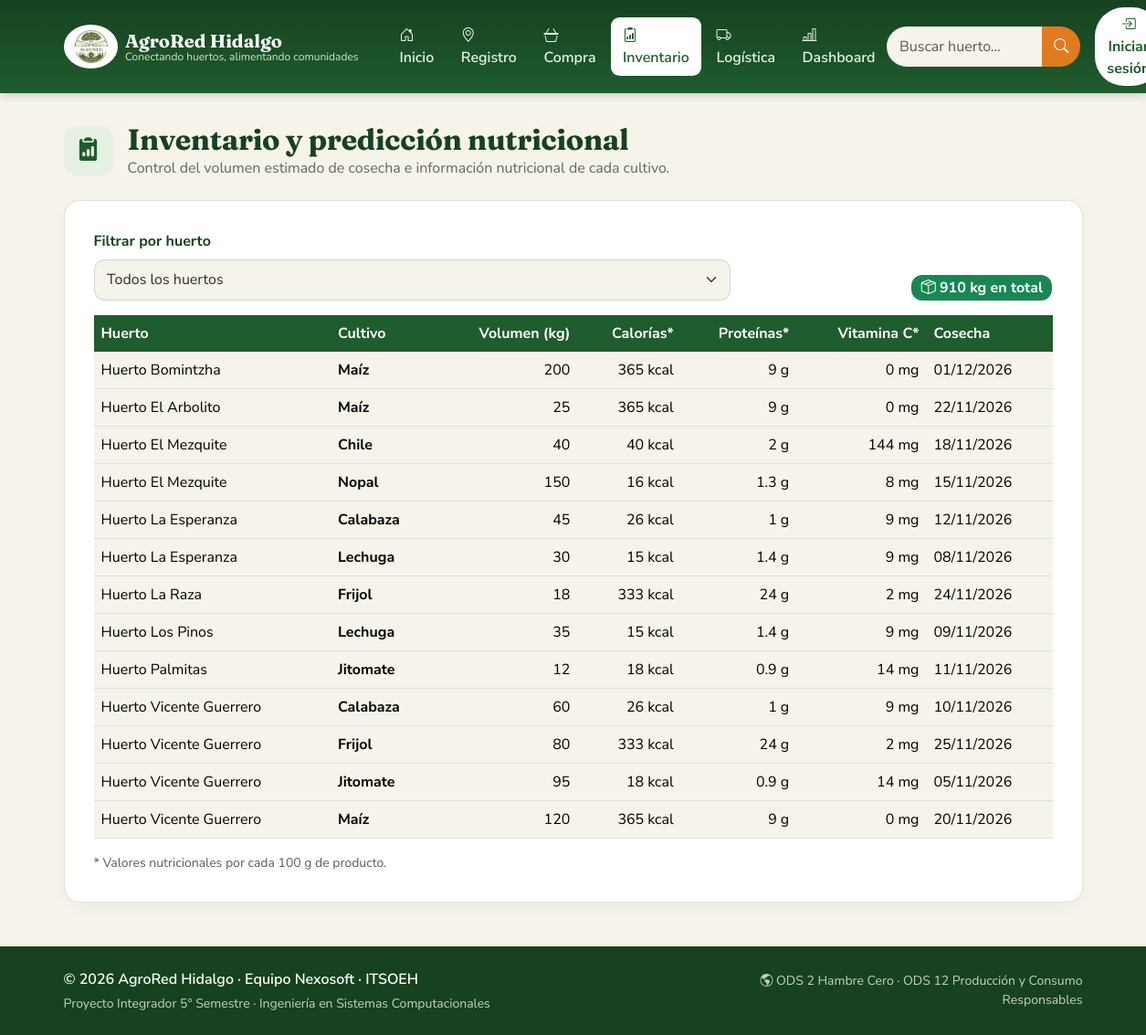
Screenshot of /pages/huertos/inventario.php with the database file from the repository.
### tables this page shows
CREATE TABLE inventario (
  id INT UNSIGNED PRIMARY KEY AUTO_INCREMENT,
  huerto_id INT UNSIGNED NOT NULL,
  cultivo_id INT UNSIGNED NOT NULL,
  volumen_kg DECIMAL(12,2) NOT NULL,
  cosecha_estimada DATE NULL,
  actualizado DATETIME NOT NULL DEFAULT CURRENT_TIMESTAMP ON UPDATE CURRENT_TIMESTAMP,
  CONSTRAINT fk_inv_hue FOREIGN KEY (huerto_id) REFERENCES huertos(id) ON DELETE CASCADE,
  CONSTRAINT fk_inv_cul FOREIGN KEY (cultivo_id) REFERENCES cultivos(id)
);

CREATE TABLE huertos (
  id INT UNSIGNED PRIMARY KEY AUTO_INCREMENT,
  dueno_id INT UNSIGNED NULL,
  colonia_id INT UNSIGNED NOT NULL,
  nombre VARCHAR(150) NOT NULL,
  telefono VARCHAR(20) NOT NULL,
  facebook VARCHAR(255) NULL,
  latitud DECIMAL(9,6) NOT NULL,
  longitud DECIMAL(9,6) NOT NULL,
  creado DATETIME NOT NULL DEFAULT CURRENT_TIMESTAMP,
  CONSTRAINT fk_hue_dueno FOREIGN KEY (dueno_id) REFERENCES usuarios(id) ON DELETE SET NULL,
  CONSTRAINT fk_hue_col FOREIGN KEY (colonia_id) REFERENCES colonias(id),
  INDEX idx_hue_coord (latitud, longitud)
);

CREATE TABLE cultivos (
  id INT UNSIGNED PRIMARY KEY AUTO_INCREMENT,
  nombre VARCHAR(80) NOT NULL UNIQUE,
  kcal DECIMAL(8,2) NOT NULL,
  proteina_g DECIMAL(8,2) NOT NULL,
  vitamina_c_mg DECIMAL(8,2) NOT NULL
);

### config/config.php (called while the page is built, shortened)
<?php
return $config;

### config/database.php (called while the page is built, shortened)
<?php
function db(): PDO
{
    static $pdo = null;
    $c = (require __DIR__ . '/config.php')['db'];
    $dsn = "mysql:host={$c['host']};port={$c['port']};dbname={$c['name']};charset={$c['charset']}";
    try {
        $pdo = new PDO($dsn, $c['user'], $c['pass'], [
            PDO::ATTR_ERRMODE            => PDO::ERRMODE_EXCEPTION,
            PDO::ATTR_DEFAULT_FETCH_MODE => PDO::FETCH_ASSOC,
            PDO::ATTR_EMULATE_PREPARES   => false,
        ]);
    } catch (PDOException $e) {
        http_response_code(500);
        exit('<h3 style="font-family:sans-serif">No se pudo conectar a la base de datos.</h3>'
           . '<p style="font-family:sans-serif">Revisa <code>config/config.php</code> e importa <code>database/schema.sql</code>.</p>');
    }
    return $pdo;
}

### includes/helpers.php (called while the page is built, shortened)
<?php
function cfg(string $clave = null)
{
    static $c = null;
    $c ??= require __DIR__ . '/../config/config.php';
    return $clave ? ($c[$clave] ?? null) : $c;
}
function url(string $ruta = ''): string { return rtrim(cfg('base_url'), '/') . '/' . ltrim($ruta, '/'); }
function e($s): string { return htmlspecialchars((string)($s ?? ''), ENT_QUOTES | ENT_SUBSTITUTE, 'UTF-8'); }
function fecha_corta(?string $f): string { return $f ? date('d/m/Y', strtotime($f)) : '—'; }

### includes/auth.php (called while the page is built, shortened)
<?php
require_once __DIR__ . '/helpers.php';
require_once __DIR__ . '/../config/database.php';
function usuario(): ?array { return $_SESSION['usuario'] ?? null; }

### pages/huertos/inventario.php (the view, shortened to what this page needs)
<?php
require_once __DIR__ . '/../../includes/auth.php';
$pdo = db(); $u = usuario();
$filtro = (int)($_GET['huerto'] ?? 0);
$sql = "SELECT h.nombre AS huerto, cu.nombre AS cultivo, i.volumen_kg, i.cosecha_estimada,
               cu.kcal, cu.proteina_g, cu.vitamina_c_mg,
               ROUND(i.volumen_kg*10*cu.kcal) AS kcal_total
        FROM inventario i JOIN huertos h ON h.id=i.huerto_id JOIN cultivos cu ON cu.id=i.cultivo_id"
     . ($filtro ? ' WHERE h.id=?' : '') . ' ORDER BY h.nombre, cu.nombre';
$st = $pdo->prepare($sql); $st->execute($filtro ? [$filtro] : []); $filas = $st->fetchAll();
$mios = []; $cultivos = [];
$totKg = array_sum(array_column($filas, 'volumen_kg'));
$titulo = 'Inventario y nutrición'; $activo = 'inventario';
require __DIR__ . '/../../includes/header.php';
?>
<div class="container">
  <div class="ar-encabezado-pag">
    <div class="ar-icono"><i class="bi bi-clipboard2-data-fill"></i></div>
    <div><h1>Inventario y predicción nutricional</h1><p>Control del volumen estimado de cosecha e información nutricional de cada cultivo.</p></div>
  </div>
  <div class="row g-4">
    <div class="<?= $mios ? 'col-lg-8' : 'col-12' ?>">
      <div class="ar-panel">
        <form class="row g-2 align-items-end mb-3" method="get">
          <div class="col-sm-8"><label class="form-label" for="huerto">Filtrar por huerto</label>
            <select class="form-select" id="huerto" name="huerto" onchange="this.form.submit()">
              <option value="0">Todos los huertos</option>
            </select></div>
          <div class="col-sm-4 text-sm-end"><span class="badge text-bg-success fs-6"><i class="bi bi-box-seam"></i> <?= number_format($totKg, 0) ?> kg en total</span></div>
        </form>
        <div class="table-responsive">
          <table class="table table-ar align-middle">
            <thead><tr><th>Huerto</th><th>Cultivo</th><th class="text-end">Volumen (kg)</th><th class="text-end">Calorías*</th><th class="text-end">Proteínas*</th><th class="text-end">Vitamina C*</th><th>Cosecha</th></tr></thead>
            <tbody>
              <?php foreach ($filas as $f): ?>
                <tr><td><?= e($f['huerto']) ?></td><td><strong><?= e($f['cultivo']) ?></strong></td>
                  <td class="text-end"><?= number_format((float)$f['volumen_kg'], 0) ?></td>
                  <td class="text-end"><?= (float)$f['kcal'] ?> kcal</td>
                  <td class="text-end"><?= (float)$f['proteina_g'] ?> g</td>
                  <td class="text-end"><?= (float)$f['vitamina_c_mg'] ?> mg</td>
                  <td><?= fecha_corta($f['cosecha_estimada']) ?></td></tr>
              <?php endforeach; if (!$filas): ?>
                <tr><td colspan="7" class="text-center text-muted py-4">Aún no hay inventario registrado.</td></tr>
              <?php endif; ?>
            </tbody>
          </table>
        </div>
        <p class="small text-muted mb-0">* Valores nutricionales por cada 100 g de producto.</p>
      </div>
    </div>
  </div>
</div>
<?php require __DIR__ . '/../../includes/footer.php'; ?>

### includes/header.php (shortened to what this page needs)
<?php
require_once __DIR__ . '/auth.php';
$titulo ??= 'Inicio'; $activo ??= ''; $leaflet ??= false;
$u = usuario();
$menu = [
    'inicio'     => ['index.php',                   'bi-house-door',   'Inicio'],
    'huertos'    => ['pages/huertos/registrar.php', 'bi-geo-alt',      'Registro'],
    'compra'     => ['pages/huertos/compra.php',    'bi-basket3',      'Compra'],
    'inventario' => ['pages/huertos/inventario.php','bi-clipboard2-data','Inventario'],
    'logistica'  => ['pages/logistica/rutas.php',   'bi-truck',        'Logística'],
    'dashboard'  => ['pages/dashboard.php',         'bi-bar-chart-line','Dashboard'],
];
?>
<!DOCTYPE html>
<html lang="es">
<head>
  <link href="https://cdn.jsdelivr.net/npm/bootstrap@5.3.3/dist/css/bootstrap.min.css" rel="stylesheet">
  <link href="https://cdn.jsdelivr.net/npm/bootstrap-icons@1.11.3/font/bootstrap-icons.css" rel="stylesheet">
  <link href="<?= url('assets/css/agrored.css') ?>" rel="stylesheet">
</head>
<body>
<header class="ar-header">
  <nav class="navbar navbar-expand-lg navbar-dark">
    <div class="container">
      <a class="navbar-brand d-flex align-items-center gap-2" href="<?= url('index.php') ?>">
        <img src="<?= url('assets/img/logo.png') ?>" alt="Logo AgroRed Hidalgo" class="ar-logo">
        <span class="lh-1">
          <span class="ar-marca">AgroRed Hidalgo</span>
          <small class="d-none d-md-block ar-lema">Conectando huertos, alimentando comunidades</small>
        </span>
      </a>
      <div class="collapse navbar-collapse" id="menuPrincipal">
        <ul class="navbar-nav ms-lg-3 me-auto gap-lg-1">
          <?php foreach ($menu as $k => [$href, $ico, $txt]): ?>
            <li class="nav-item">
              <a class="nav-link ar-link <?= $activo === $k ? 'active' : '' ?>" href="<?= url($href) ?>">
                <i class="bi <?= $ico ?>"></i> <?= $txt ?>
              </a>
            </li>
          <?php endforeach; ?>
        </ul>
        <form class="ar-buscar d-flex my-2 my-lg-0 me-lg-3" action="<?= url('pages/huertos/compra.php') ?>" method="get" role="search">
          <input class="form-control" type="search" name="q" placeholder="Buscar huerto…" aria-label="Buscar huerto">
          <button class="btn" aria-label="Buscar"><i class="bi bi-search"></i></button>
        </form>
        <?php if ($u): ?>
          <div class="dropdown">
            <a class="btn btn-ar-claro dropdown-toggle" href="#" data-bs-toggle="dropdown">
              <i class="bi bi-person-circle"></i> <?= e(explode(' ', $u['nombre'])[0]) ?>
            </a>
            <ul class="dropdown-menu dropdown-menu-end">
              <li><a class="dropdown-item" href="<?= url('pages/perfil.php') ?>"><i class="bi bi-person"></i> Mi perfil</a></li>
              <?php if (es_rol('productor')): ?>
                <li><a class="dropdown-item" href="<?= url('pages/productor/pedidos.php') ?>"><i class="bi bi-telephone"></i> Pedidos</a></li>
                <li><a class="dropdown-item" href="<?= url('pages/productor/mensajes.php') ?>"><i class="bi bi-envelope"></i> Mensajes</a></li>
                <li><a class="dropdown-item" href="<?= url('pages/productor/finanzas.php') ?>"><i class="bi bi-wallet2"></i> Finanzas</a></li>
              <?php endif; ?>
              <?php if (es_rol('admin')): ?>
                <li><a class="dropdown-item" href="<?= url('pages/correo/bandeja.php') ?>"><i class="bi bi-envelope-paper"></i> Correo</a></li>
              <?php endif; ?>
              <li><hr class="dropdown-divider"></li>
              <li><a class="dropdown-item text-danger" href="<?= url('pages/auth/logout.php') ?>"><i class="bi bi-box-arrow-right"></i> Cerrar sesión</a></li>
            </ul>
          </div>
        <?php else: ?>
          <a class="btn btn-ar-claro" href="<?= url('pages/auth/login.php') ?>"><i class="bi bi-box-arrow-in-right"></i> Iniciar sesión</a>
        <?php endif; ?>
      </div>
    </div>
  </nav>
</header>
<main id="contenido">

### includes/footer.php (shortened to what this page needs)
</main>
<footer class="ar-footer mt-5">
  <div class="container py-4">
    <div class="row g-3 align-items-center">
      <div class="col-md-8">
        <p class="mb-1 fw-semibold">© 2026 AgroRed Hidalgo · Equipo Nexosoft · ITSOEH</p>
        <p class="mb-0 small opacity-75">Proyecto Integrador 5° Semestre · Ingeniería en Sistemas Computacionales</p>
      </div>
      <div class="col-md-4 text-md-end small opacity-75">
        <i class="bi bi-globe-americas"></i> ODS 2 Hambre Cero · ODS 12 Producción y Consumo Responsables
      </div>
    </div>
  </div>
</footer>
</body>
</html>

### assets/css/agrored.css (style rules this page uses)
:root { --ar-verde:#1f5c2e; --ar-verde-osc:#16421f; --ar-verde-claro:#e6f0e3; --ar-naranja:#e07b1f; --ar-crema:#f6f3ea; --ar-tinta:#26332a; --ar-gris:#5d6b62; --bs-body-font-family:'Nunito Sans',system-ui,sans-serif; --bs-body-bg:var(--ar-crema); --bs-body-color:var(--ar-tinta); --bs-link-color:var(--ar-verde); --bs-link-hover-color:var(--ar-naranja); --bs-border-radius:.75rem; }
h1,h2,h3,h4,.ar-serif { font-family:'Fraunces',Georgia,serif;font-weight:700;letter-spacing:-.01em }
.ar-header { background:linear-gradient(180deg,var(--ar-verde-osc),var(--ar-verde));position:sticky;top:0;z-index:1030;box-shadow:0 2px 10px rgba(0,0,0,.18) }
.ar-logo { height:48px;width:auto;background:#fff;border-radius:50%;padding:2px }
.ar-marca { font-family:'Fraunces',serif;font-size:1.25rem;font-weight:700;color:#fff }
.ar-lema { color:#cfe3cd;font-size:.75rem }
.ar-link { color:#e9f3e7!important;border-radius:.6rem;padding:.5rem .8rem!important;font-weight:600 }
.ar-link.active { background:#fff;color:var(--ar-verde)!important }
.ar-buscar .form-control { border-radius:2rem 0 0 2rem;border:0;min-width:170px }
.ar-buscar .btn { background:var(--ar-naranja);color:#fff;border-radius:0 2rem 2rem 0 }
.btn-ar-claro { background:#fff;color:var(--ar-verde);font-weight:700;border-radius:2rem }
.ar-icono { width:54px;height:54px;border-radius:14px;display:grid;place-items:center;font-size:1.6rem; background:var(--ar-verde-claro);color:var(--ar-verde);margin-bottom:.9rem }
.ar-panel { background:#fff;border:1px solid #e3e0d3;border-radius:1.1rem;padding:clamp(1.2rem,3vw,2rem);box-shadow:0 4px 18px rgba(0,0,0,.04) }
.ar-encabezado-pag { display:flex;align-items:center;gap:1rem;margin:2rem 0 1.4rem }
.ar-encabezado-pag .ar-icono { margin:0;flex:none }
.ar-encabezado-pag h1 { font-size:clamp(1.5rem,3vw,2rem);margin:0;color:var(--ar-verde-osc) }
.ar-encabezado-pag p { margin:0;color:var(--ar-gris) }
.form-label { font-weight:700;color:var(--ar-verde-osc) }
.form-control,.form-select { border-radius:.7rem;border-color:#cfd6cc;padding:.6rem .85rem }
.table-ar thead th { background:var(--ar-verde);color:#fff;border:0;font-weight:700 }
.ar-footer { background:var(--ar-verde-osc);color:#fff }

### rows the page displays
inventario: huerto.nombre "Huerto Bomintzha", cultivo.nombre "Maíz", volumen_kg "200", cultivo.kcal "365", cultivo.proteina_g "9", cultivo.vitamina_c_mg "0", cosecha_estimada "01/12/2026"
inventario: huerto.nombre "Huerto El Arbolito", cultivo.nombre "Maíz", volumen_kg "25", cultivo.kcal "365", cultivo.proteina_g "9", cultivo.vitamina_c_mg "0", cosecha_estimada "22/11/2026"
inventario: huerto.nombre "Huerto El Mezquite", cultivo.nombre "Chile", volumen_kg "40", cultivo.kcal "40", cultivo.proteina_g "2", cultivo.vitamina_c_mg "144", cosecha_estimada "18/11/2026"
inventario: huerto.nombre "Huerto El Mezquite", cultivo.nombre "Nopal", volumen_kg "150", cultivo.kcal "16", cultivo.proteina_g "1.3", cultivo.vitamina_c_mg "8", cosecha_estimada "15/11/2026"
inventario: huerto.nombre "Huerto La Esperanza", cultivo.nombre "Calabaza", volumen_kg "45", cultivo.kcal "26", cultivo.proteina_g "1", cultivo.vitamina_c_mg "9", cosecha_estimada "12/11/2026"
inventario: huerto.nombre "Huerto La Esperanza", cultivo.nombre "Lechuga", volumen_kg "30", cultivo.kcal "15", cultivo.proteina_g "1.4", cultivo.vitamina_c_mg "9", cosecha_estimada "08/11/2026"
inventario: huerto.nombre "Huerto La Raza", cultivo.nombre "Frijol", volumen_kg "18", cultivo.kcal "333", cultivo.proteina_g "24", cultivo.vitamina_c_mg "2", cosecha_estimada "24/11/2026"
inventario: huerto.nombre "Huerto Los Pinos", cultivo.nombre "Lechuga", volumen_kg "35", cultivo.kcal "15", cultivo.proteina_g "1.4", cultivo.vitamina_c_mg "9", cosecha_estimada "09/11/2026"
inventario: huerto.nombre "Huerto Palmitas", cultivo.nombre "Jitomate", volumen_kg "12", cultivo.kcal "18", cultivo.proteina_g "0.9", cultivo.vitamina_c_mg "14", cosecha_estimada "11/11/2026"
inventario: huerto.nombre "Huerto Vicente Guerrero", cultivo.nombre "Calabaza", volumen_kg "60", cultivo.kcal "26", cultivo.proteina_g "1", cultivo.vitamina_c_mg "9", cosecha_estimada "10/11/2026"
inventario: huerto.nombre "Huerto Vicente Guerrero", cultivo.nombre "Frijol", volumen_kg "80", cultivo.kcal "333", cultivo.proteina_g "24", cultivo.vitamina_c_mg "2", cosecha_estimada "25/11/2026"
inventario: huerto.nombre "Huerto Vicente Guerrero", cultivo.nombre "Jitomate", volumen_kg "95", cultivo.kcal "18", cultivo.proteina_g "0.9", cultivo.vitamina_c_mg "14", cosecha_estimada "05/11/2026"
inventario: huerto.nombre "Huerto Vicente Guerrero", cultivo.nombre "Maíz", volumen_kg "120", cultivo.kcal "365", cultivo.proteina_g "9", cultivo.vitamina_c_mg "0", cosecha_estimada "20/11/2026"

### other values shown
$txt "Inicio"
$txt "Registro"
$txt "Compra"
$txt "Inventario"
$txt "Logística"
$txt "Dashboard"
$totKg "910"
